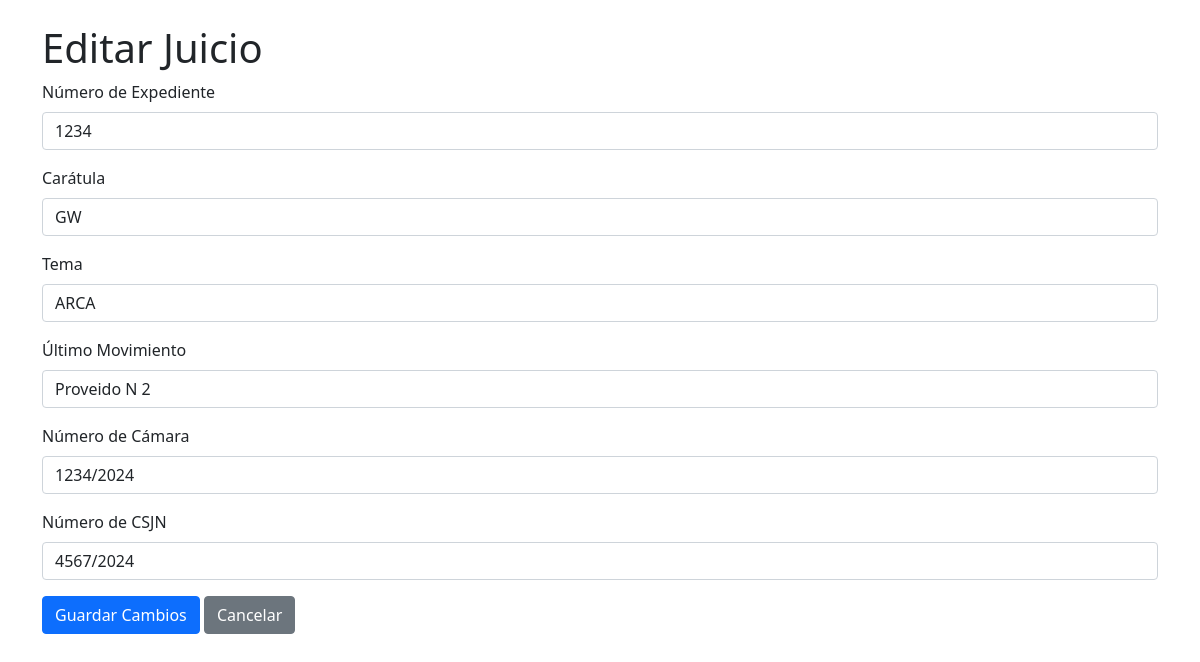
The app's page /edit/1, older data.
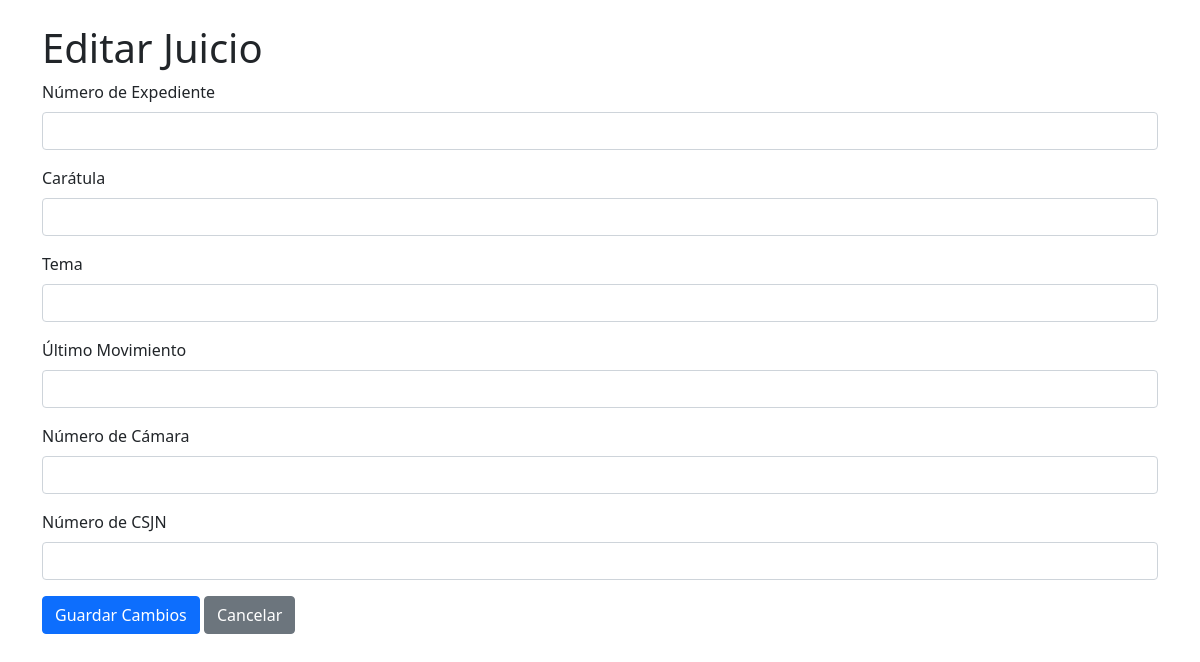
The same page, newer data.
### tables this page shows
CREATE TABLE juicios (
            id INTEGER PRIMARY KEY AUTOINCREMENT,
            numero_expediente TEXT NOT NULL,
            caratula TEXT NOT NULL,
            tema TEXT NOT NULL,
            ultimo_movimiento TEXT
        , nro_camara TEXT, nro_csjn TEXT);

### app.py (the view, shortened to what this page needs)
@app.route('/edit/<int:juicio_id>', methods=['GET', 'POST'])
def edit_juicio(juicio_id):
    conn = sqlite3.connect(DB_NAME)
    cursor = conn.cursor()
    cursor.execute("SELECT * FROM juicios WHERE id = ?", (juicio_id,))
    juicio = cursor.fetchone()
    conn.close()
    return render_template("edit.html", juicio=juicio)

### templates/edit.html (shortened to what this page needs)
<!DOCTYPE html>
<html lang="en">
<head>
    <link rel="stylesheet" href="https://cdn.jsdelivr.net/npm/bootstrap@5.1.3/dist/css/bootstrap.min.css">
</head>
<body>
<div class="container mt-4">
    <h1>Editar Juicio</h1>
    <form method="post" action="">
        <div class="mb-3">
            <label for="numero_expediente" class="form-label">Número de Expediente</label>
            <input type="text" class="form-control" id="numero_expediente" name="numero_expediente" value="{{ juicio[1] }}" required>
        </div>
        <div class="mb-3">
            <label for="caratula" class="form-label">Carátula</label>
            <input type="text" class="form-control" id="caratula" name="caratula" value="{{ juicio[2] }}" required>
        </div>
        <div class="mb-3">
            <label for="tema" class="form-label">Tema</label>
            <input type="text" class="form-control" id="tema" name="tema" value="{{ juicio[3] }}" required>
        </div>
        <div class="mb-3">
            <label for="ultimo_movimiento" class="form-label">Último Movimiento</label>
            <input type="text" class="form-control" id="ultimo_movimiento" name="ultimo_movimiento" value="{{ juicio[4] }}" required>
        </div>
        <div class="mb-3">
            <label for="nro_camara" class="form-label">Número de Cámara</label>
            <input type="text" class="form-control" id="nro_camara" name="nro_camara" value="{{ juicio[5] }}">
        </div>
        <div class="mb-3">
            <label for="nro_csjn" class="form-label">Número de CSJN</label>
            <input type="text" class="form-control" id="nro_csjn" name="nro_csjn" value="{{ juicio[6] }}">
        </div>
        <button type="submit" class="btn btn-primary">Guardar Cambios</button>
        <a href="/" class="btn btn-secondary">Cancelar</a>
    </form>
</div>
</body>
</html>

Row changes from the older to the newer data that the page shows:
removed juicios: numero_expediente "1234", caratula "GW", tema "ARCA", ultimo_movimiento "Proveido N 2", nro_camara "1234/2024", nro_csjn "4567/2024"
